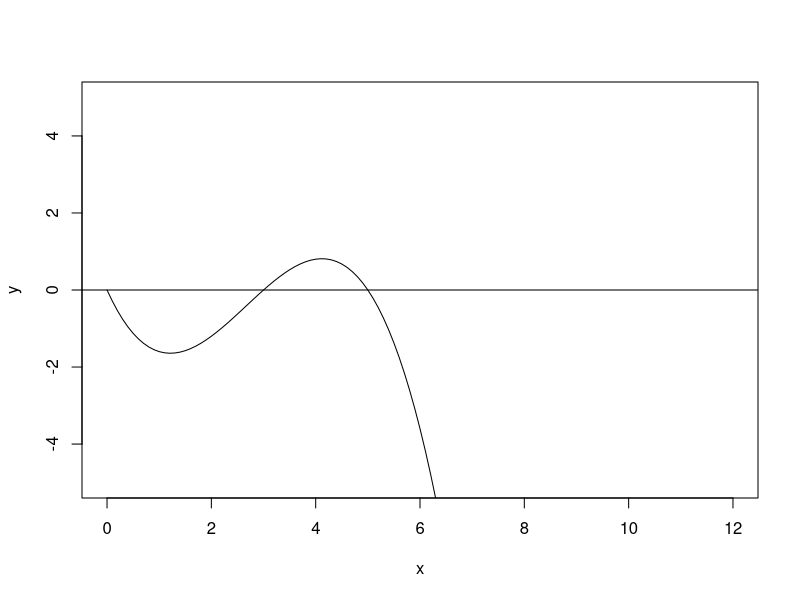
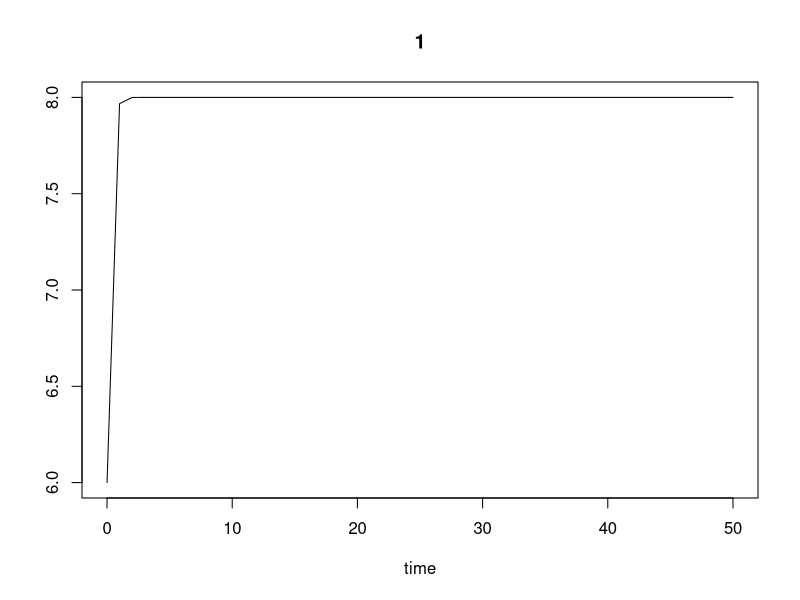

Recreate these plots in R, in order.
# Start by initializing the 1D system with r=1,a=3,K=10.
#install.packages("deSolve", dependencies = TRUE)
library(deSolve)
Fx=function(x,h,a,k,r){r*x*(1-x/k)*(x-a)-h*x}

#prepare to plot the phase line curves to study them. 
x=seq(0,12,.1)
#h is the harvesting/stocking parameter to play with
h=0
r=1
k=5
a=3
y=Fx(x,h,a,k,r)
plot(x,y,type="l",ylim=c(-5,5))
abline(h=0,col="black",)

#Now For the same values of h, lets see what the real dynamics are like! 

dx=function(t,x,h){list(x*(1-x/8)*(x-3)-h*x)}

t=seq(0,50)

#pick an initial condition
x0=6
#run the simulation
out = ode(x0,t,dx,h)
plot(out)
